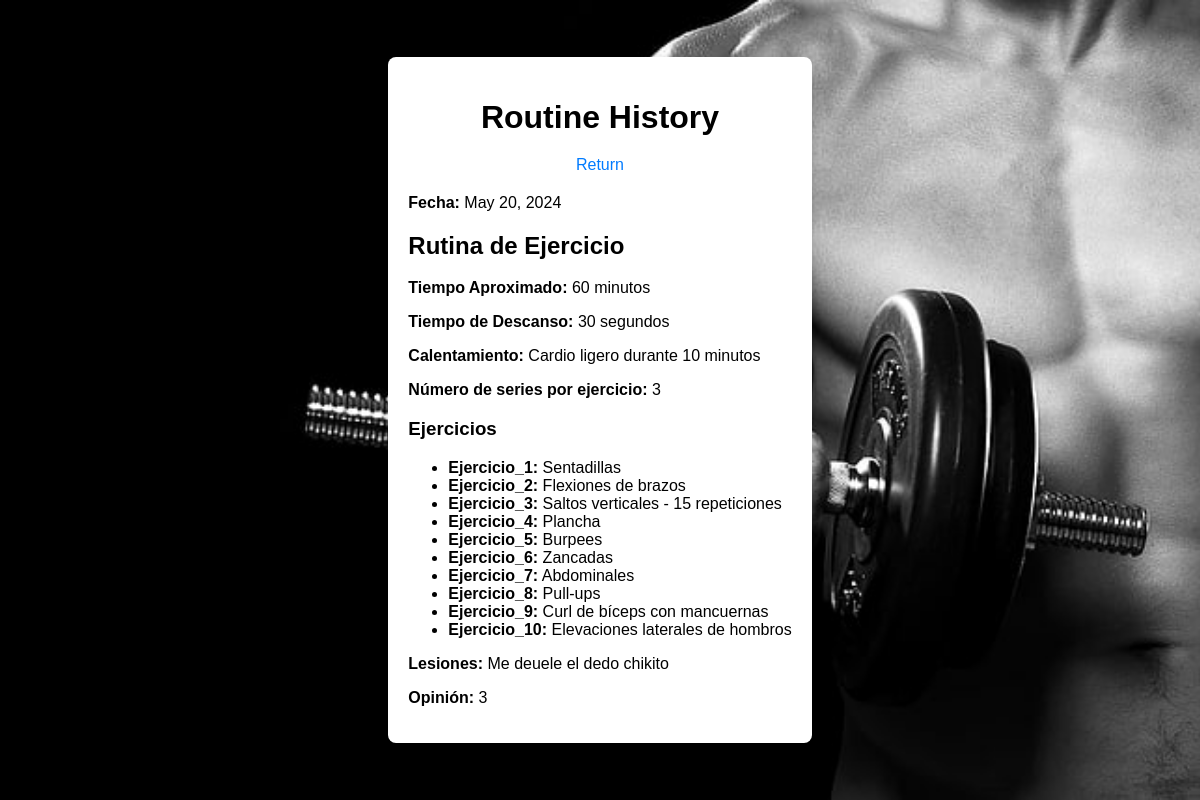
The page /main/historial_R/ (signed in) on the database as committed earlier.
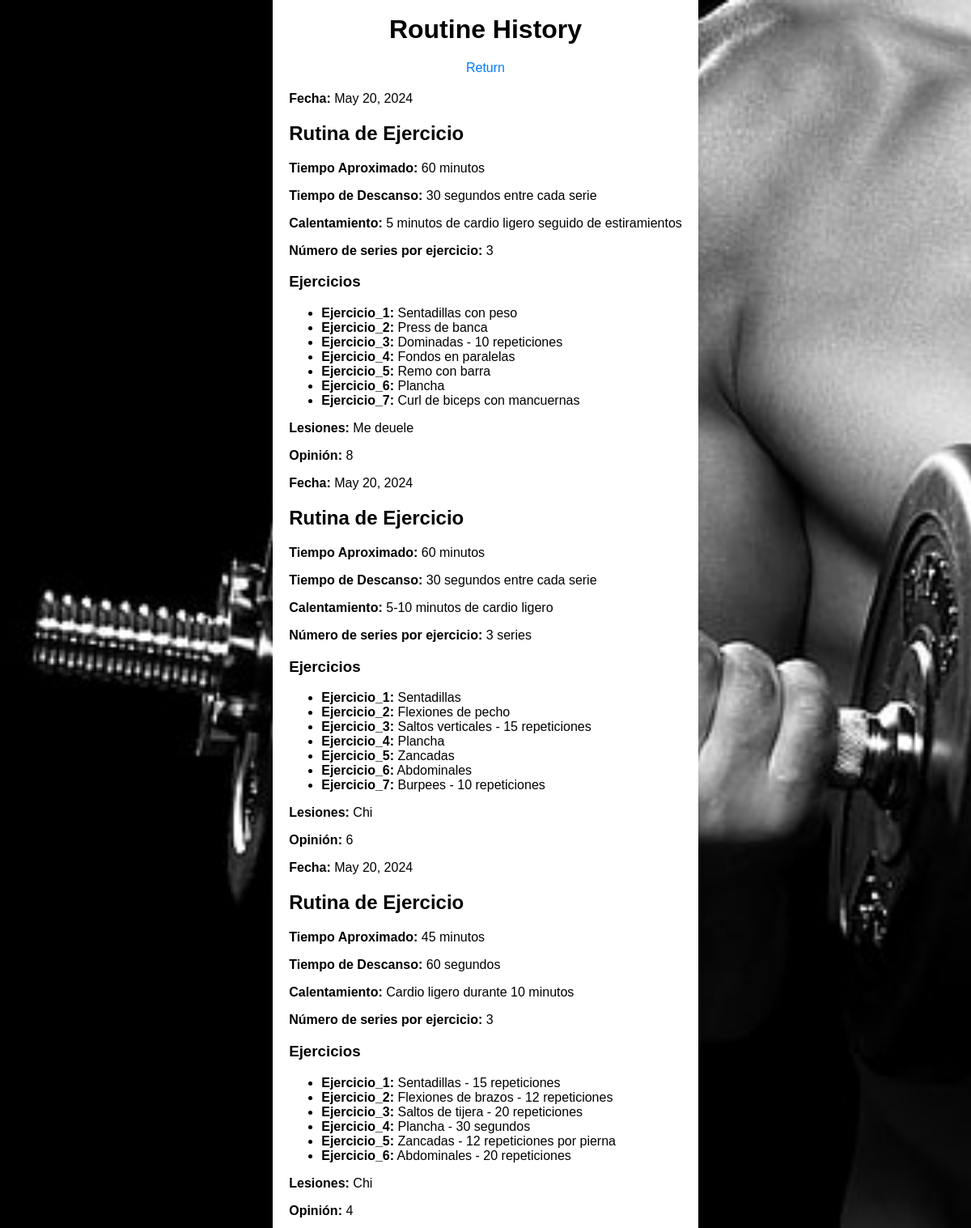
The same page on the database as committed later.
### gymapp/models.py (models this page shows)
class Historial(models.Model):
    user = models.ForeignKey(User, on_delete=models.CASCADE)
    fecha = models.DateField(default=None)
    rutina = models.JSONField()
    lesiones = models.TextField(default=None)
    opinion = models.IntegerField(choices=CondicionFisica.choices)

### gymapp/views.py (the view)
# urls.py: path('main/historial_R/', gymappViews.historial_rutinas, name='histR'),
@login_required
def historial_rutinas(request):
    rutinas = Historial.objects.filter(user = request.user)
    if not rutinas:
        papadio = True
        return render(request, 'historial_r.html', {'noR': papadio })
    else:
        return render(request,'historial_r.html', {'hist':rutinas})

### gymapp/templates/historial_r.html (shortened to what this page needs)
<!DOCTYPE html>
<html lang="en">
<head>
</head>
<body>
<div class="cover">
    <div class="container">
        <h1>Routine History</h1>
        <a href="/main" class="return-link">Return</a>
        {% if hist %}
        {% for historial in hist %}
        <div class="routine-entry">
            <p><strong>Fecha:</strong> {{ historial.fecha }}</p>
            <h2>Rutina de Ejercicio</h2>
            <p><strong>Tiempo Aproximado:</strong> {{ historial.rutina.Tiempo_Aproximado }}</p>
            <p><strong>Tiempo de Descanso:</strong> {{ historial.rutina.Tiempo_de_Descanso }}</p>
            <p><strong>Calentamiento:</strong> {{ historial.rutina.Calentamiento }}</p>
            <p><strong>Número de series por ejercicio:</strong> {{ historial.rutina.Numero_de_series_por_ejercicio }}</p>
            <h3>Ejercicios</h3>
            <ul>
                {% for key, value in historial.rutina.Ejercicios.items %}
                <li><strong>{{ key }}:</strong> {{ value }}</li>
                {% endfor %}
            </ul>
            <p><strong>Lesiones:</strong> {{ historial.lesiones }}</p>
            <p><strong>Opinión:</strong> {{ historial.opinion }}</p>
        </div>
        {% endfor %}
        {% else %}
        <h2>No se encontraron rutinas.</h2>
        {% endif %}
    </div>
</div>
</body>
</html>

### gymapp/templates/historial_r.html (style rules this page uses)
.cover { background-image: url('/static/images/third.jpg') !important; background-position: center center; background-repeat: no-repeat; background-size: cover; background-attachment: fixed; position: absolute; top: 0; left: 0; width: 100%; height: 100%; display: flex; justify-content: center; align-items: center; }
body { font-family: Arial, sans-serif; margin: 0; padding: 0; background-color: #f8f9fa; }
.container { max-width: 600px; margin: 0 auto; padding: 20px; background-color: #fff; border-radius: 8px; box-shadow: 0 0 10px rgba(0, 0, 0, 0.1); }
h1 { text-align: center; margin-bottom: 20px; }
.return-link { display: block; text-align: center; margin-bottom: 20px; color: #007bff; text-decoration: none; }

Rows that differ between the two databases and show on the page:
removed Historial: fecha "May 20, 2024", rutina.Tiempo_Aproximado "60 minutos", rutina.Tiempo_de_Descanso "30 segundos", rutina.Calentamiento "Cardio ligero durante 10 minutos", rutina.Numero_de_series_por_ejercicio "3", Ejercicios "Ejercicio_1" "Ejercicio_2" "Ejercicio_3" "Ejercicio_4" "Ejercicio_5" "Ejercicio_6" "Ejercicio_7" "Ejercicio_8" "Ejercicio_9" "Ejercicio_10", Ejercicios "Sentadillas" "Flexiones de brazos" "Saltos verticales - 15 repeticiones" "Plancha" "Burpees" "Zancadas" "Abdominales" "Pull-ups" "Curl de bíceps con mancuernas" "Elevaciones laterales de hombros", lesiones "Me deuele el dedo chikito", opinion "3"
added Historial: fecha "May 20, 2024", rutina.Tiempo_Aproximado "60 minutos", rutina.Tiempo_de_Descanso "30 segundos entre cada serie", rutina.Calentamiento "5 minutos de cardio ligero seguido de estiramientos", rutina.Numero_de_series_por_ejercicio "3", Ejercicios "Ejercicio_1" "Ejercicio_2" "Ejercicio_3" "Ejercicio_4" "Ejercicio_5" "Ejercicio_6" "Ejercicio_7", Ejercicios "Sentadillas con peso" "Press de banca" "Dominadas - 10 repeticiones" "Fondos en paralelas" "Remo con barra" "Plancha" "Curl de biceps con mancuernas", lesiones "Me deuele", opinion "8"
added Historial: fecha "May 20, 2024", rutina.Tiempo_Aproximado "60 minutos", rutina.Tiempo_de_Descanso "30 segundos entre cada serie", rutina.Calentamiento "5-10 minutos de cardio ligero", rutina.Numero_de_series_por_ejercicio "3 series", Ejercicios "Ejercicio_1" "Ejercicio_2" "Ejercicio_3" "Ejercicio_4" "Ejercicio_5" "Ejercicio_6" "Ejercicio_7", Ejercicios "Sentadillas" "Flexiones de pecho" "Saltos verticales - 15 repeticiones" "Plancha" "Zancadas" "Abdominales" "Burpees - 10 repeticiones", lesiones "Chi", opinion "6"
added Historial: fecha "May 20, 2024", rutina.Tiempo_Aproximado "45 minutos", rutina.Tiempo_de_Descanso "60 segundos", rutina.Calentamiento "Cardio ligero durante 10 minutos", rutina.Numero_de_series_por_ejercicio "3", Ejercicios "Ejercicio_1" "Ejercicio_2" "Ejercicio_3" "Ejercicio_4" "Ejercicio_5" "Ejercicio_6", Ejercicios "Sentadillas - 15 repeticiones" "Flexiones de brazos - 12 repeticiones" "Saltos de tijera - 20 repeticiones" "Plancha - 30 segundos" "Zancadas - 12 repeticiones por pierna" "Abdominales - 20 repeticiones", lesiones "Chi", opinion "4"
